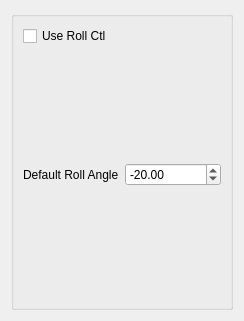
<?xml version="1.0" encoding="UTF-8"?>
<ui version="4.0">
 <class>Form</class>
 <widget class="QWidget" name="Form">
  <property name="geometry">
   <rect>
    <x>0</x>
    <y>0</y>
    <width>244</width>
    <height>321</height>
   </rect>
  </property>
  <property name="windowTitle">
   <string>Form</string>
  </property>
  <layout class="QGridLayout" name="gridLayout_2">
   <item row="0" column="0">
    <widget class="QGroupBox" name="groupBox">
     <property name="title">
      <string/>
     </property>
     <layout class="QGridLayout" name="gridLayout">
      <item row="0" column="0">
       <widget class="QCheckBox" name="useRollCtl_checkBox">
        <property name="text">
         <string>Use Roll Ctl</string>
        </property>
       </widget>
      </item>
      <item row="1" column="0">
       <layout class="QFormLayout" name="formLayout">
        <item row="0" column="0">
         <widget class="QLabel" name="maxStretch_label">
          <property name="sizePolicy">
           <sizepolicy hsizetype="MinimumExpanding" vsizetype="MinimumExpanding">
            <horstretch>0</horstretch>
            <verstretch>0</verstretch>
           </sizepolicy>
          </property>
          <property name="text">
           <string>Default Roll Angle</string>
          </property>
         </widget>
        </item>
        <item row="0" column="1">
         <widget class="QDoubleSpinBox" name="rollAngle_spinBox">
          <property name="sizePolicy">
           <sizepolicy hsizetype="MinimumExpanding" vsizetype="Fixed">
            <horstretch>0</horstretch>
            <verstretch>0</verstretch>
           </sizepolicy>
          </property>
          <property name="decimals">
           <number>2</number>
          </property>
          <property name="minimum">
           <double>-180.000000000000000</double>
          </property>
          <property name="maximum">
           <double>180.000000000000000</double>
          </property>
          <property name="singleStep">
           <double>5.000000000000000</double>
          </property>
          <property name="value">
           <double>-20.000000000000000</double>
          </property>
         </widget>
        </item>
       </layout>
      </item>
     </layout>
    </widget>
   </item>
  </layout>
 </widget>
 <resources/>
 <connections/>
</ui>
